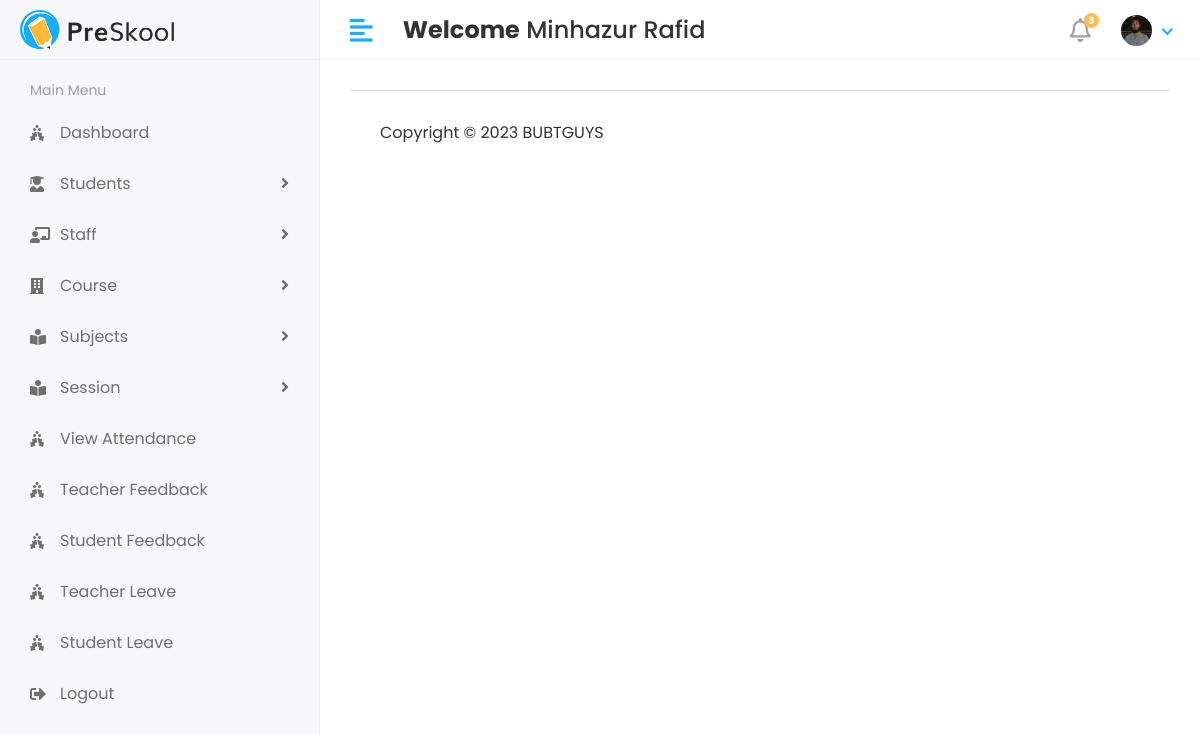
The page /base/ (signed in) on the database its author committed.
### app/models.py (models this page shows)
class CustomUser(AbstractUser):
    USER=(
        (1,'Admin'),
        (2, 'Staff'),
        (3, 'Student'),
    )
    user_type=models.CharField(choices=USER,max_length=50,default=1)
    profile_pic=models.ImageField(upload_to='media/profile_pic')

### ticket/views.py (the view)
# urls.py: path('base/',views.BASE,name='base'),
def BASE(request):
    return render(request,'base.html')

### templates/base.html (shortened to what this page needs)
<!DOCTYPE html>
<html lang="en">
{% load static %}
   <head>
      <link rel="stylesheet" href="{% static 'assets/plugins/bootstrap/css/bootstrap.min.css' %} ">
      <link rel="stylesheet" href="{% static 'assets/plugins/fontawesome/css/fontawesome.min.css' %}">
      <link rel="stylesheet" href="{% static 'assets/plugins/fontawesome/css/all.min.css' %}">
      <link rel="stylesheet" href="{% static 'assets/css/style.css' %}">
   </head>
   <body>
<div class="main-wrapper">
   {% include 'includes/header.html' %}
   {% include 'includes/sidebar.html' %}
<div class="page-wrapper">
    <div class="content container-fluid">
       {% include 'includes/footer.html' %}
    </div>
      </div>
   </body>
</html>

### templates/includes/header.html (shortened to what this page needs)
{% load static %}
    <div class="header">
            <div class="header-left">
               <a href="index.html" class="logo">
               <img src="{% static 'assets/img/logo.png' %}" alt="Logo">
               </a>
            </div>
            <a href="javascript:void(0);" id="toggle_btn">
            <i class="fas fa-align-left"></i>
            </a>
            <div class="top-nav-search mt-3">
               <h4><strong>Welcome</strong>&nbsp;<span>{{user.first_name}}&nbsp;{{ user.last_name }}</span></h4>
            </div>
            <ul class="nav user-menu">
               <li class="nav-item dropdown noti-dropdown">
                  <a href="#" class="dropdown-toggle nav-link" data-toggle="dropdown">
                  <i class="far fa-bell"></i> <span class="badge badge-pill">3</span>
                  </a>
               </li>
               <li class="nav-item dropdown has-arrow">
                  <a href="#" class="dropdown-toggle nav-link" data-toggle="dropdown">
                  <span class="user-img"><img class="rounded-circle" src="/{{user.profile_pic}}" width="31" alt="Ryan Taylor"></span>
                  </a>
               </li>
            </ul>
    </div>

### static/assets/css/style.css (style rules this page uses)
html { height: 100%; }
body { background-color: #fff; color: #333; font-family: 'Poppins', sans-serif; font-size: 1rem; height: 100%; line-height: 1.5; overflow-x: hidden; }
h1, h2, h3, h4, h5, h6 { font-family: 'Poppins', sans-serif; margin-top: 0; }
a { color: #009ce7; }
input, button, a { transition: all 0.4s ease; -moz-transition: all 0.4s ease; -o-transition: all 0.4s ease; -ms-transition: all 0.4s ease; -webkit-transition: all 0.4s ease; }
ul, ol { padding: 0px; list-style: none; }
.header { background-color: #fff; border-bottom: 1px solid #f3f3f4; left: 0; position: fixed; right: 0; top: 0; z-index: 1001; height: 60px; }
.header .header-left { float: left; height: 60px; padding: 0 20px; position: relative; width: 320px; z-index: 1; transition: all 0.2s ease-in-out; background-color: #f7f7fa; border-bottom: 1px solid #efefef; border-right: 1px solid #ececf5; display: flex; align-items: center; }
.header .header-left .logo { display: inline-block; line-height: 60px; }
.header .header-left .logo img { max-height: 40px; width: auto; }
.header .dropdown-toggle:after { display: none; }
.header .has-arrow .dropdown-toggle:after { border-top: 0; border-left: 0; border-bottom: 2px solid #18aefa; border-right: 2px solid #18aefa; content: ''; height: 8px; display: inline-block; pointer-events: none; -webkit-transform-origin: 66% 66%; -ms-transform-origin: 66% 66%; transform-origin: 66% 66%; -webkit-transform: rotate(45deg); -ms-transform: rotate(45deg); transform: rotate(45deg); -webkit-transition: all 0.15s ease-in-out; transition: all 0.15s ease-in-out; width: 8px; vertical-align: 0px; }
.user-menu { float: right; margin: 0; position: relative; z-index: 99; padding-right: 15px; }
.user-menu.nav > li > a { color: #a0a0a0; font-size: 14px; line-height: 58px; padding: 0 15px; height: 60px; }
.user-img { margin-right: 3px; position: relative; }
.top-nav-search { float: left; margin-left: 15px; }
.main-wrapper { width: 100%; height: 100vh; min-height: 100vh; }
.page-wrapper { margin-left: 320px; padding-top: 60px; position: relative; transition: all 0.4s ease; }
.page-wrapper > .content { padding: 1.875rem 1.875rem 0; }
.user-menu.nav > li > a .badge { background-color: #FFBC53; display: block; font-size: 10px; font-weight: bold; height: 15px; width: 15px; position: absolute; right: 7px; top: 13px; color: #fff; padding: 3px; }
.user-menu.nav > li > a > i { font-size: 1.5rem; line-height: 60px; }
@media (min-width: 992px) { #toggle_btn { align-items: center; color: #18aefa; display: inline-flex; float: left; font-size: 26px; height: 60px; justify-content: center; margin-left: 15px; padding: 0 15px; } }

### rows shown on the page
CustomUser: first_name "Minhazur", last_name "Rafid", profile_pic (picture)
